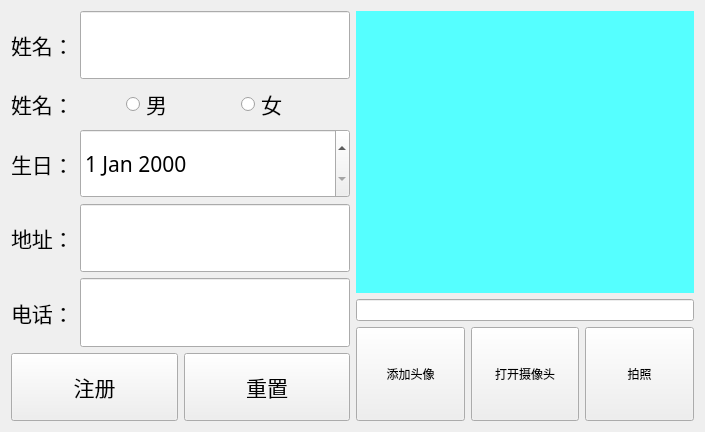
<?xml version="1.0" encoding="UTF-8"?>
<ui version="4.0">
 <class>RegiestWin</class>
 <widget class="QWidget" name="RegiestWin">
  <property name="geometry">
   <rect>
    <x>0</x>
    <y>0</y>
    <width>705</width>
    <height>432</height>
   </rect>
  </property>
  <property name="windowTitle">
   <string>Form</string>
  </property>
  <layout class="QHBoxLayout" name="horizontalLayout_8">
   <item>
    <layout class="QVBoxLayout" name="verticalLayout">
     <item>
      <layout class="QHBoxLayout" name="horizontalLayout">
       <item>
        <widget class="QLabel" name="label">
         <property name="font">
          <font>
           <family>微软雅黑</family>
           <pointsize>16</pointsize>
          </font>
         </property>
         <property name="text">
          <string>姓名：</string>
         </property>
        </widget>
       </item>
       <item>
        <widget class="QLineEdit" name="namelineEdit">
         <property name="enabled">
          <bool>true</bool>
         </property>
         <property name="sizePolicy">
          <sizepolicy hsizetype="Expanding" vsizetype="Expanding">
           <horstretch>0</horstretch>
           <verstretch>0</verstretch>
          </sizepolicy>
         </property>
         <property name="font">
          <font>
           <family>微软雅黑</family>
           <pointsize>16</pointsize>
          </font>
         </property>
        </widget>
       </item>
      </layout>
     </item>
     <item>
      <layout class="QHBoxLayout" name="horizontalLayout_2">
       <item>
        <widget class="QLabel" name="label_2">
         <property name="font">
          <font>
           <family>微软雅黑</family>
           <pointsize>16</pointsize>
          </font>
         </property>
         <property name="text">
          <string>姓名：</string>
         </property>
        </widget>
       </item>
       <item>
        <widget class="QRadioButton" name="manradioBt">
         <property name="font">
          <font>
           <family>微软雅黑</family>
           <pointsize>16</pointsize>
          </font>
         </property>
         <property name="text">
          <string>男</string>
         </property>
        </widget>
       </item>
       <item>
        <widget class="QRadioButton" name="womanradioBt">
         <property name="font">
          <font>
           <family>微软雅黑</family>
           <pointsize>16</pointsize>
          </font>
         </property>
         <property name="text">
          <string>女</string>
         </property>
        </widget>
       </item>
      </layout>
     </item>
     <item>
      <layout class="QHBoxLayout" name="horizontalLayout_4">
       <item>
        <widget class="QLabel" name="label_4">
         <property name="font">
          <font>
           <family>微软雅黑</family>
           <pointsize>16</pointsize>
          </font>
         </property>
         <property name="text">
          <string>生日：</string>
         </property>
        </widget>
       </item>
       <item>
        <widget class="QDateEdit" name="birthdaydateEdit">
         <property name="sizePolicy">
          <sizepolicy hsizetype="Expanding" vsizetype="Expanding">
           <horstretch>0</horstretch>
           <verstretch>0</verstretch>
          </sizepolicy>
         </property>
         <property name="font">
          <font>
           <family>微软雅黑</family>
           <pointsize>16</pointsize>
          </font>
         </property>
        </widget>
       </item>
      </layout>
     </item>
     <item>
      <layout class="QHBoxLayout" name="horizontalLayout_3">
       <item>
        <widget class="QLabel" name="label_3">
         <property name="font">
          <font>
           <family>微软雅黑</family>
           <pointsize>16</pointsize>
          </font>
         </property>
         <property name="text">
          <string>地址：</string>
         </property>
        </widget>
       </item>
       <item>
        <widget class="QLineEdit" name="addresslineEdit">
         <property name="enabled">
          <bool>true</bool>
         </property>
         <property name="sizePolicy">
          <sizepolicy hsizetype="Expanding" vsizetype="Expanding">
           <horstretch>0</horstretch>
           <verstretch>0</verstretch>
          </sizepolicy>
         </property>
         <property name="font">
          <font>
           <family>微软雅黑</family>
           <pointsize>16</pointsize>
          </font>
         </property>
        </widget>
       </item>
      </layout>
     </item>
     <item>
      <layout class="QHBoxLayout" name="horizontalLayout_5">
       <item>
        <widget class="QLabel" name="label_5">
         <property name="font">
          <font>
           <family>微软雅黑</family>
           <pointsize>16</pointsize>
          </font>
         </property>
         <property name="text">
          <string>电话：</string>
         </property>
        </widget>
       </item>
       <item>
        <widget class="QLineEdit" name="phonelineEdit">
         <property name="enabled">
          <bool>true</bool>
         </property>
         <property name="sizePolicy">
          <sizepolicy hsizetype="Expanding" vsizetype="Expanding">
           <horstretch>0</horstretch>
           <verstretch>0</verstretch>
          </sizepolicy>
         </property>
         <property name="font">
          <font>
           <family>微软雅黑</family>
           <pointsize>16</pointsize>
          </font>
         </property>
        </widget>
       </item>
      </layout>
     </item>
     <item>
      <layout class="QHBoxLayout" name="horizontalLayout_6">
       <item>
        <widget class="QPushButton" name="regiestpushBt">
         <property name="sizePolicy">
          <sizepolicy hsizetype="Expanding" vsizetype="Expanding">
           <horstretch>0</horstretch>
           <verstretch>0</verstretch>
          </sizepolicy>
         </property>
         <property name="font">
          <font>
           <family>微软雅黑</family>
           <pointsize>16</pointsize>
          </font>
         </property>
         <property name="text">
          <string>注册</string>
         </property>
        </widget>
       </item>
       <item>
        <widget class="QPushButton" name="resetpushBt">
         <property name="sizePolicy">
          <sizepolicy hsizetype="Expanding" vsizetype="Expanding">
           <horstretch>0</horstretch>
           <verstretch>0</verstretch>
          </sizepolicy>
         </property>
         <property name="font">
          <font>
           <family>微软雅黑</family>
           <pointsize>16</pointsize>
          </font>
         </property>
         <property name="text">
          <string>重置</string>
         </property>
        </widget>
       </item>
      </layout>
     </item>
    </layout>
   </item>
   <item>
    <layout class="QVBoxLayout" name="verticalLayout_2" stretch="3,1,1">
     <item>
      <widget class="QLabel" name="headpiclabel">
       <property name="sizePolicy">
        <sizepolicy hsizetype="Expanding" vsizetype="Expanding">
         <horstretch>0</horstretch>
         <verstretch>0</verstretch>
        </sizepolicy>
       </property>
       <property name="styleSheet">
        <string notr="true">background-color: rgb(85, 255, 255);</string>
       </property>
       <property name="text">
        <string/>
       </property>
      </widget>
     </item>
     <item>
      <widget class="QLineEdit" name="picfileEdit"/>
     </item>
     <item>
      <layout class="QHBoxLayout" name="horizontalLayout_7">
       <item>
        <widget class="QPushButton" name="addipgBt">
         <property name="sizePolicy">
          <sizepolicy hsizetype="Minimum" vsizetype="Expanding">
           <horstretch>0</horstretch>
           <verstretch>0</verstretch>
          </sizepolicy>
         </property>
         <property name="text">
          <string>添加头像</string>
         </property>
        </widget>
       </item>
       <item>
        <widget class="QPushButton" name="videoSwitch">
         <property name="sizePolicy">
          <sizepolicy hsizetype="Minimum" vsizetype="Expanding">
           <horstretch>0</horstretch>
           <verstretch>0</verstretch>
          </sizepolicy>
         </property>
         <property name="text">
          <string>打开摄像头</string>
         </property>
        </widget>
       </item>
       <item>
        <widget class="QPushButton" name="cameraBt">
         <property name="sizePolicy">
          <sizepolicy hsizetype="Minimum" vsizetype="Expanding">
           <horstretch>0</horstretch>
           <verstretch>0</verstretch>
          </sizepolicy>
         </property>
         <property name="text">
          <string>拍照</string>
         </property>
        </widget>
       </item>
      </layout>
     </item>
    </layout>
   </item>
  </layout>
 </widget>
 <resources/>
 <connections/>
</ui>
